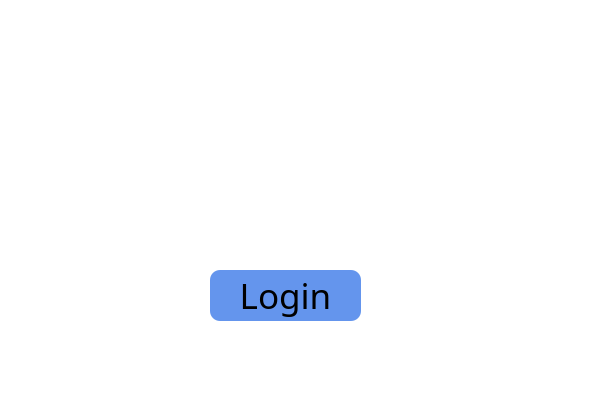
<?xml version="1.0" encoding="UTF-8"?>
<ui version="4.0">
 <class>Form</class>
 <widget class="QWidget" name="Form">
  <property name="geometry">
   <rect>
    <x>0</x>
    <y>0</y>
    <width>610</width>
    <height>419</height>
   </rect>
  </property>
  <property name="windowTitle">
   <string>Form</string>
  </property>
  <widget class="QFrame" name="frame">
   <property name="geometry">
    <rect>
     <x>0</x>
     <y>0</y>
     <width>611</width>
     <height>421</height>
    </rect>
   </property>
   <property name="styleSheet">
    <string notr="true">* {
	background: rgb(255,255,255);
	font-size: 15px;
	font-family: sans-serif;
}
QFrame {
	border: solid 1px rgba(0,0,0);
	background-image: url(':/image/computer3.jpg')
}
QLineEdit {
	color: #FFFFFF;
	font-size: 23px;
	font-style: Italic bold;
	border-style: outset;
	border-radius: 10px;
	background-color: transparent;
	border: 2px solid rgba(255,255,255, 0.2); 
}
QPushButton {
	font-size: 35px;
	font-style: bold;
	background: #6495ED;
	border-style: outset;
	border-radius: 10px;
}
QPushButton:pressed {
	background-color: rgb(224,0,0);
	border-style: inset;
}
QCheckBox {
	background: rgba(85,170,255,0);
	color: white;
}
QLabel {
	background: rgba(85,170,255,0);
	color: white;
	font-style: Italic bold;
	font-size: 15px;
}</string>
   </property>
   <property name="frameShape">
    <enum>QFrame::StyledPanel</enum>
   </property>
   <property name="frameShadow">
    <enum>QFrame::Raised</enum>
   </property>
   <widget class="QPushButton" name="pushButton">
    <property name="geometry">
     <rect>
      <x>210</x>
      <y>270</y>
      <width>151</width>
      <height>51</height>
     </rect>
    </property>
    <property name="text">
     <string>Login</string>
    </property>
   </widget>
   <widget class="QLineEdit" name="lineEdit">
    <property name="geometry">
     <rect>
      <x>160</x>
      <y>100</y>
      <width>271</width>
      <height>51</height>
     </rect>
    </property>
    <property name="placeholderText">
     <string>Enter Your Username</string>
    </property>
   </widget>
   <widget class="QLineEdit" name="lineEdit_2">
    <property name="geometry">
     <rect>
      <x>160</x>
      <y>190</y>
      <width>271</width>
      <height>51</height>
     </rect>
    </property>
    <property name="echoMode">
     <enum>QLineEdit::Password</enum>
    </property>
    <property name="placeholderText">
     <string>Enter Your Password</string>
    </property>
   </widget>
  </widget>
 </widget>
 <resources>
  <include location="img/bg.qrc"/>
 </resources>
 <connections/>
</ui>
